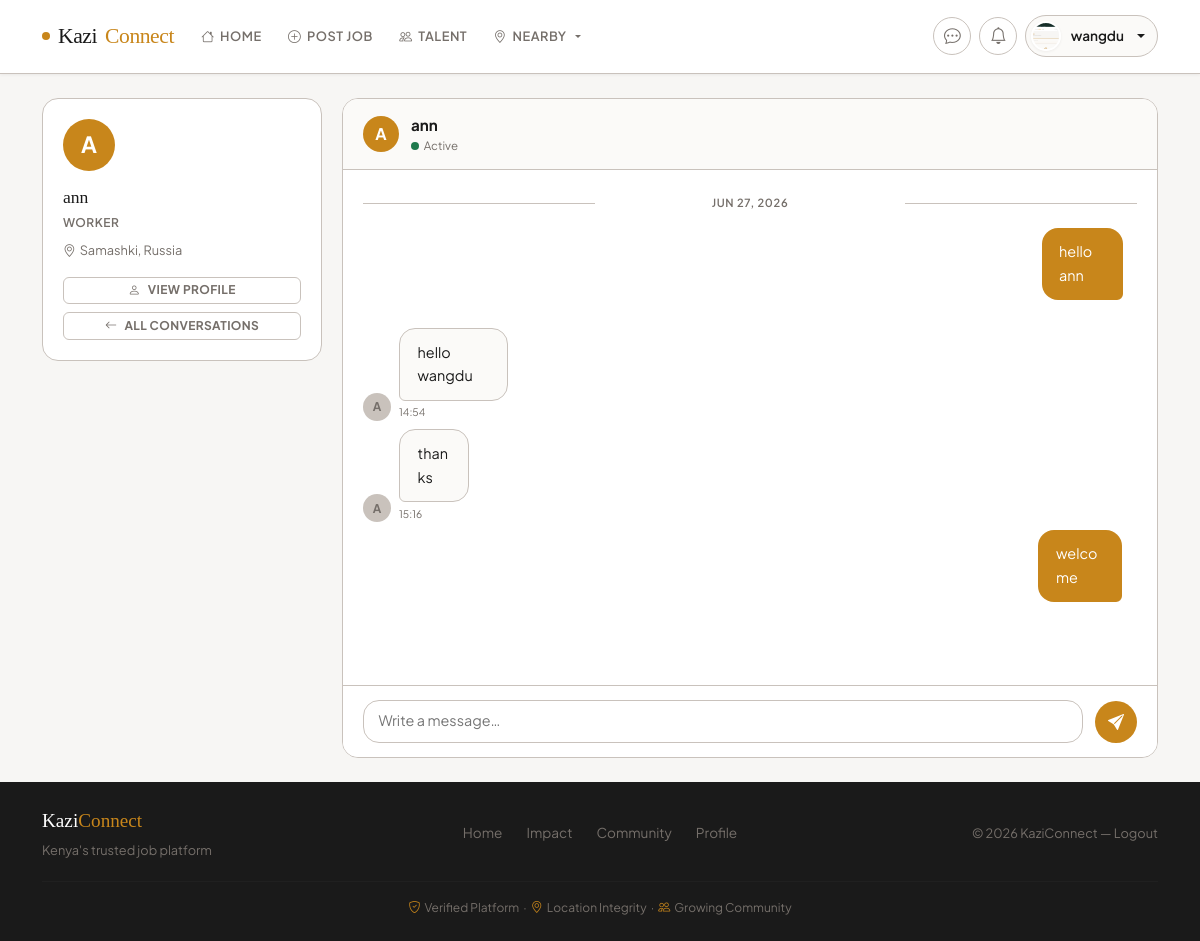
/messages/2 (signed in), run on an earlier commit of the app's database.
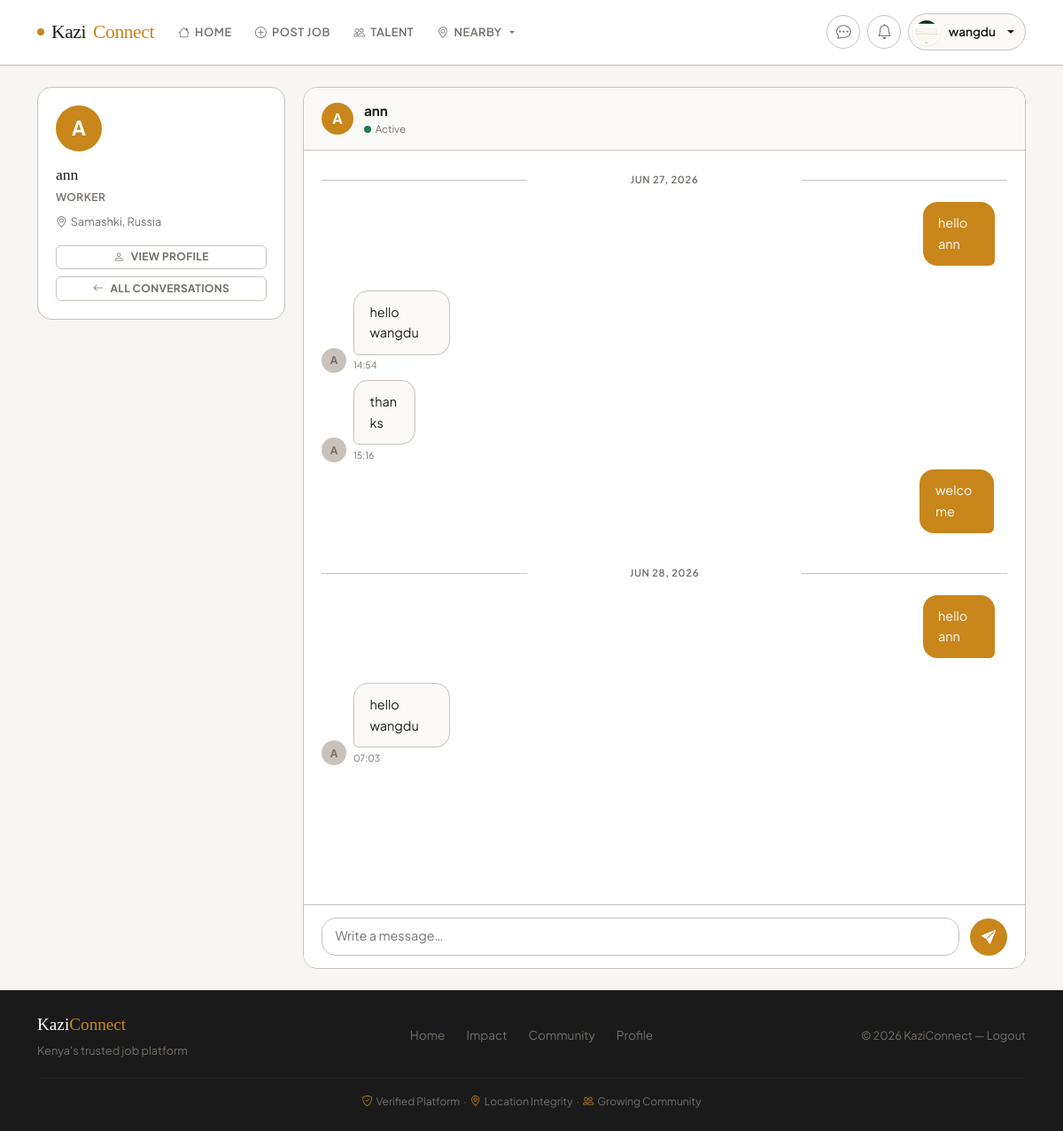
And on a later commit of the database.
### app.py (models this page shows, shortened)
class Message(db.Model):
    __tablename__ = 'message'
    id = db.Column(db.Integer, primary_key=True)
    sender_id = db.Column(db.Integer, db.ForeignKey('user.id'), nullable=False)
    recipient_id = db.Column(db.Integer, db.ForeignKey('user.id'), nullable=False)
    body = db.Column(db.Text, nullable=False)
    created_at = db.Column(db.DateTime, default=lambda: datetime.now(timezone.utc))
    read = db.Column(db.Boolean, default=False)

class User(UserMixin, db.Model):
    __tablename__ = 'user'
    id = db.Column(db.Integer, primary_key=True)
    username = db.Column(db.String(80), unique=True, nullable=True, index=True)
    email = db.Column(db.String(120), unique=True, nullable=False, index=True)
    password_hash = db.Column(db.String(255), nullable=False)
    role = db.Column(db.String(20), nullable=False, default='worker', index=True)  # 'worker' or 'recruiter'
    phone_number = db.Column(db.String(30))
    national_id = db.Column(db.String(50))
    certificate_of_good_conduct = db.Column(db.String(255))
    profile_picture = db.Column(db.String(255))
    location = db.Column(db.String(100))
    latitude = db.Column(db.Float, nullable=True)
    longitude = db.Column(db.Float, nullable=True)
    work_type = db.Column(db.String(100))
    profile_completed = db.Column(db.Boolean, default=False)
    created_at = db.Column(db.DateTime, default=lambda: datetime.now(timezone.utc))
    real_ip = db.Column(db.String(45), nullable=True)  # IPv6 can be up to 45 chars
    real_latitude = db.Column(db.Float, nullable=True)
    real_longitude = db.Column(db.Float, nullable=True)
    real_city = db.Column(db.String(100), nullable=True)
    real_country = db.Column(db.String(100), nullable=True)
    real_region = db.Column(db.String(100), nullable=True)
    location_discrepancy = db.Column(db.Boolean, default=False)  # Flag if custom location differs from real
    location_verified_at = db.Column(db.DateTime, nullable=True)
    suspension_end_date = db.Column(db.DateTime, nullable=True)  # Track when suspension ends
    suspension_reason = db.Column(db.String(255), nullable=True)
    suspension_duration = db.Column(db.String(20), nullable=True)  # 'hour', 'day', 'week', 'month', 'year', 'custom'
    is_admin = db.Column(db.Boolean, default=False)
    suspended = db.Column(db.Boolean, default=False)
    burned = db.Column(db.Boolean, default=False)  # Permanently banned
    warnings_count = db.Column(db.Integer, default=0)
    jobs_posted = db.relationship('Job', backref='poster', lazy=True, cascade='all, delete-orphan')
    applications = db.relationship('JobApplication', backref='applicant', lazy=True, cascade='all, delete-orphan')
    notifications = db.relationship('Notification', backref='user', lazy=True, cascade='all, delete-orphan')
    sent_messages = db.relationship('Message', foreign_keys='Message.sender_id', backref='sender', lazy='dynamic', cascade='all, delete-orphan')
    received_messages = db.relationship('Message', foreign_keys='Message.recipient_id', backref='recipient', lazy='dynamic', cascade='all, delete-orphan')
    def is_recruiter(self):
        return self.role == 'recruiter'

### app.py (the view, shortened to what this page needs)
@app.route('/messages/<int:other_id>', methods=['GET', 'POST'])
@login_required
def messages_conversation(other_id):
    other = User.query.get_or_404(other_id)
    if other.id == current_user.id:
        flash('You cannot message yourself', 'warning')
        return redirect(url_for('messages_list'))
    msgs = Message.query.filter(
        or_(
            and_(Message.sender_id == current_user.id, Message.recipient_id == other.id),
            and_(Message.sender_id == other.id, Message.recipient_id == current_user.id)
        )
    ).order_by(Message.created_at.asc()).all()
    try:
        Message.query.filter_by(
            sender_id=other.id,
            recipient_id=current_user.id,
            read=False
        ).update({'read': True}, synchronize_session=False)
        db.session.commit()
    except Exception as e:
        db.session.rollback()
        app.logger.error(f'Mark messages read error: {e}')
    return render_template('message_thread.html', other=other, messages=msgs)

### app.py (called while the page is built)
@app.context_processor
def inject_template_helpers():
    return {
        "now": lambda: datetime.utcnow(),
        "csrf_token": generate_csrf,
        "sanitize": sanitize_html
    }

@app.context_processor
def inject_template_helpers():
    return {
        "now": lambda: datetime.now(timezone.utc),
        "csrf_token": generate_csrf,
        "sanitize": sanitize_html
    }

@login_manager.user_loader
def load_user(user_id):
    try:
        return db.session.get(User, int(user_id))
    except (ValueError, TypeError):
        return None

### templates/message_thread.html (shortened to what this page needs)
{% extends 'base.html' %}
{% block content %}
<div class="chat-layout">
  <div class="chat-sidebar">
    <div class="chat-person-card">
      <div class="chat-person-avatar">{{ (other.username or other.email.split('@')[0])[0].upper() }}</div>
      <div class="chat-person-name">{{ other.username or other.email.split('@')[0] }}</div>
      <div class="chat-person-role">{{ other.role|capitalize }}</div>
      {% if other.location %}
        <div class="mt-2" style="font-size:.8rem; color:var(--stone);">
          <i class="bi bi-geo-alt me-1"></i>{{ other.location }}
        </div>
      {% endif %}
      <div class="chat-person-actions">
        <a class="btn btn-outline-secondary btn-sm" href="{{ url_for('profile', user_id=other.id) }}">
          <i class="bi bi-person"></i> View Profile
        </a>
        <a class="btn btn-outline-secondary btn-sm" href="{{ url_for('messages_list') }}">
          <i class="bi bi-arrow-left"></i> All Conversations
        </a>
      </div>
    </div>
  </div>
  <div class="chat-main">
    <div class="chat-header">
      <div class="chat-header-avatar">{{ (other.username or other.email.split('@')[0])[0].upper() }}</div>
      <div>
        <div class="chat-header-name">{{ other.username or other.email.split('@')[0] }}</div>
        <div class="chat-status" id="chatStatus">
          <span class="online-dot"></span>Active
        </div>
      </div>
    </div>
    <div class="chat-body" id="chatBody">
      {% set last_date = namespace(val=None) %}
      {% for m in messages %}
        {% set msg_date = m.created_at.strftime('%b %d, %Y') %}
        {% if msg_date != last_date.val %}
          <div class="chat-date-divider">{{ msg_date }}</div>
          {% set last_date.val = msg_date %}
        {% endif %}
        {% if m.sender_id == current_user.id %}
          <div class="msg-row sent" data-msg-id="{{ m.id }}">
            <div>
              <div class="msg-bubble">{{ m.body|e }}</div>
              <span class="msg-time">{{ m.created_at.strftime('%H:%M') }}</span>
            </div>
          </div>
        {% else %}
          <div class="msg-row recv" data-msg-id="{{ m.id }}">
            <div class="msg-avatar">{{ (other.username or other.email.split('@')[0])[0].upper() }}</div>
            <div>
              <div class="msg-bubble">{{ m.body|e }}</div>
              <span class="msg-time">{{ m.created_at.strftime('%H:%M') }}</span>
            </div>
          </div>
        {% endif %}
      {% endfor %}
    </div>
    <div class="chat-footer">
      <textarea class="chat-input" id="chatInput" placeholder="Write a message…" rows="1"></textarea>
      <button class="chat-send-btn" id="sendBtn" title="Send">
        <i class="bi bi-send-fill"></i>
      </button>
    </div>
  </div>
</div>
{% endblock %}

What changed in the data, as far as the page shows it:
added Message: created_at "JUN 28, 2026", body "hello ann"
added Message: {{ (other.username or other.email.split('@')[0])[0].upper() }} "A", body "hello wangdu", created_at "07:03"
